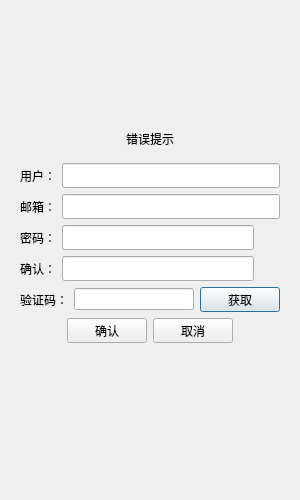
<?xml version="1.0" encoding="UTF-8"?>
<ui version="4.0">
 <class>RegisterDialog</class>
 <widget class="QDialog" name="RegisterDialog">
  <property name="geometry">
   <rect>
    <x>0</x>
    <y>0</y>
    <width>300</width>
    <height>500</height>
   </rect>
  </property>
  <property name="minimumSize">
   <size>
    <width>300</width>
    <height>500</height>
   </size>
  </property>
  <property name="maximumSize">
   <size>
    <width>300</width>
    <height>500</height>
   </size>
  </property>
  <property name="windowTitle">
   <string>Dialog</string>
  </property>
  <layout class="QVBoxLayout" name="verticalLayout">
   <item>
    <layout class="QVBoxLayout" name="verticalLayout_2">
     <item>
      <widget class="QStackedWidget" name="stackedWidget">
       <property name="currentIndex">
        <number>0</number>
       </property>
       <widget class="QWidget" name="page">
        <layout class="QVBoxLayout" name="verticalLayout_3">
         <item>
          <widget class="QWidget" name="widget" native="true">
           <layout class="QVBoxLayout" name="verticalLayout_4">
            <item>
             <spacer name="verticalSpacer">
              <property name="orientation">
               <enum>Qt::Orientation::Vertical</enum>
              </property>
              <property name="sizeHint" stdset="0">
               <size>
                <width>20</width>
                <height>40</height>
               </size>
              </property>
             </spacer>
            </item>
            <item>
             <widget class="QLabel" name="err_tip">
              <property name="text">
               <string>错误提示</string>
              </property>
              <property name="alignment">
               <set>Qt::AlignmentFlag::AlignCenter</set>
              </property>
             </widget>
            </item>
           </layout>
          </widget>
         </item>
         <item>
          <layout class="QHBoxLayout" name="horizontalLayout">
           <item>
            <widget class="QLabel" name="usr_label">
             <property name="minimumSize">
              <size>
               <width>0</width>
               <height>25</height>
              </size>
             </property>
             <property name="maximumSize">
              <size>
               <width>16777215</width>
               <height>25</height>
              </size>
             </property>
             <property name="text">
              <string>用户：</string>
             </property>
            </widget>
           </item>
           <item>
            <widget class="QLineEdit" name="usr_Edit">
             <property name="minimumSize">
              <size>
               <width>0</width>
               <height>25</height>
              </size>
             </property>
             <property name="maximumSize">
              <size>
               <width>16777215</width>
               <height>25</height>
              </size>
             </property>
            </widget>
           </item>
          </layout>
         </item>
         <item>
          <layout class="QHBoxLayout" name="horizontalLayout_2">
           <item>
            <widget class="QLabel" name="email_label">
             <property name="minimumSize">
              <size>
               <width>0</width>
               <height>25</height>
              </size>
             </property>
             <property name="maximumSize">
              <size>
               <width>16777215</width>
               <height>25</height>
              </size>
             </property>
             <property name="text">
              <string>邮箱：</string>
             </property>
            </widget>
           </item>
           <item>
            <widget class="QLineEdit" name="email_Edit">
             <property name="minimumSize">
              <size>
               <width>0</width>
               <height>25</height>
              </size>
             </property>
             <property name="maximumSize">
              <size>
               <width>16777215</width>
               <height>25</height>
              </size>
             </property>
            </widget>
           </item>
          </layout>
         </item>
         <item>
          <layout class="QHBoxLayout" name="horizontalLayout_3">
           <item>
            <widget class="QLabel" name="pass_label">
             <property name="minimumSize">
              <size>
               <width>0</width>
               <height>25</height>
              </size>
             </property>
             <property name="maximumSize">
              <size>
               <width>16777215</width>
               <height>25</height>
              </size>
             </property>
             <property name="text">
              <string>密码：</string>
             </property>
            </widget>
           </item>
           <item>
            <widget class="QLineEdit" name="pass_Edit">
             <property name="minimumSize">
              <size>
               <width>0</width>
               <height>25</height>
              </size>
             </property>
             <property name="maximumSize">
              <size>
               <width>16777215</width>
               <height>25</height>
              </size>
             </property>
            </widget>
           </item>
           <item>
            <widget class="ClickedLabel" name="pass_visable">
             <property name="minimumSize">
              <size>
               <width>20</width>
               <height>20</height>
              </size>
             </property>
             <property name="maximumSize">
              <size>
               <width>20</width>
               <height>20</height>
              </size>
             </property>
             <property name="text">
              <string/>
             </property>
             <property name="alignment">
              <set>Qt::AlignmentFlag::AlignCenter</set>
             </property>
            </widget>
           </item>
          </layout>
         </item>
         <item>
          <layout class="QHBoxLayout" name="horizontalLayout_4">
           <item>
            <widget class="QLabel" name="confirm_label">
             <property name="minimumSize">
              <size>
               <width>0</width>
               <height>25</height>
              </size>
             </property>
             <property name="maximumSize">
              <size>
               <width>16777215</width>
               <height>25</height>
              </size>
             </property>
             <property name="text">
              <string>确认：</string>
             </property>
            </widget>
           </item>
           <item>
            <widget class="QLineEdit" name="confirm_Edit">
             <property name="minimumSize">
              <size>
               <width>0</width>
               <height>25</height>
              </size>
             </property>
             <property name="maximumSize">
              <size>
               <width>16777215</width>
               <height>25</height>
              </size>
             </property>
            </widget>
           </item>
           <item>
            <widget class="ClickedLabel" name="confirm_visable">
             <property name="minimumSize">
              <size>
               <width>20</width>
               <height>20</height>
              </size>
             </property>
             <property name="maximumSize">
              <size>
               <width>20</width>
               <height>20</height>
              </size>
             </property>
             <property name="text">
              <string/>
             </property>
             <property name="alignment">
              <set>Qt::AlignmentFlag::AlignCenter</set>
             </property>
            </widget>
           </item>
          </layout>
         </item>
         <item>
          <layout class="QHBoxLayout" name="horizontalLayout_5">
           <item>
            <widget class="QLabel" name="code_label">
             <property name="text">
              <string>验证码：</string>
             </property>
            </widget>
           </item>
           <item>
            <widget class="QLineEdit" name="code_Edit"/>
           </item>
           <item>
            <widget class="TimerBtn" name="getButton">
             <property name="minimumSize">
              <size>
               <width>0</width>
               <height>25</height>
              </size>
             </property>
             <property name="maximumSize">
              <size>
               <width>16777215</width>
               <height>25</height>
              </size>
             </property>
             <property name="text">
              <string>获取</string>
             </property>
            </widget>
           </item>
          </layout>
         </item>
         <item>
          <layout class="QHBoxLayout" name="horizontalLayout_6">
           <item>
            <spacer name="horizontalSpacer">
             <property name="orientation">
              <enum>Qt::Orientation::Horizontal</enum>
             </property>
             <property name="sizeHint" stdset="0">
              <size>
               <width>40</width>
               <height>20</height>
              </size>
             </property>
            </spacer>
           </item>
           <item>
            <widget class="QPushButton" name="confirm_btn">
             <property name="maximumSize">
              <size>
               <width>16777215</width>
               <height>25</height>
              </size>
             </property>
             <property name="text">
              <string>确认</string>
             </property>
            </widget>
           </item>
           <item>
            <widget class="QPushButton" name="cancel_btn">
             <property name="minimumSize">
              <size>
               <width>0</width>
               <height>25</height>
              </size>
             </property>
             <property name="maximumSize">
              <size>
               <width>16777215</width>
               <height>25</height>
              </size>
             </property>
             <property name="text">
              <string>取消</string>
             </property>
            </widget>
           </item>
           <item>
            <spacer name="horizontalSpacer_2">
             <property name="orientation">
              <enum>Qt::Orientation::Horizontal</enum>
             </property>
             <property name="sizeHint" stdset="0">
              <size>
               <width>40</width>
               <height>20</height>
              </size>
             </property>
            </spacer>
           </item>
          </layout>
         </item>
         <item>
          <spacer name="verticalSpacer_2">
           <property name="orientation">
            <enum>Qt::Orientation::Vertical</enum>
           </property>
           <property name="sizeHint" stdset="0">
            <size>
             <width>20</width>
             <height>40</height>
            </size>
           </property>
          </spacer>
         </item>
        </layout>
       </widget>
       <widget class="QWidget" name="page_2">
        <layout class="QVBoxLayout" name="verticalLayout_5">
         <item>
          <spacer name="verticalSpacer_4">
           <property name="orientation">
            <enum>Qt::Orientation::Vertical</enum>
           </property>
           <property name="sizeHint" stdset="0">
            <size>
             <width>20</width>
             <height>40</height>
            </size>
           </property>
          </spacer>
         </item>
         <item>
          <widget class="QLabel" name="tip_regsuc">
           <property name="text">
            <string>注册成功，5秒后返回...</string>
           </property>
           <property name="alignment">
            <set>Qt::AlignmentFlag::AlignCenter</set>
           </property>
          </widget>
         </item>
         <item>
          <widget class="QLabel" name="tip">
           <property name="text">
            <string>若没有发生跳转，点击按钮返回登陆界面...</string>
           </property>
           <property name="alignment">
            <set>Qt::AlignmentFlag::AlignCenter</set>
           </property>
          </widget>
         </item>
         <item>
          <spacer name="verticalSpacer_6">
           <property name="orientation">
            <enum>Qt::Orientation::Vertical</enum>
           </property>
           <property name="sizeHint" stdset="0">
            <size>
             <width>20</width>
             <height>40</height>
            </size>
           </property>
          </spacer>
         </item>
         <item>
          <widget class="QWidget" name="widget_2" native="true">
           <layout class="QHBoxLayout" name="horizontalLayout_7">
            <item>
             <spacer name="horizontalSpacer_3">
              <property name="orientation">
               <enum>Qt::Orientation::Horizontal</enum>
              </property>
              <property name="sizeHint" stdset="0">
               <size>
                <width>40</width>
                <height>20</height>
               </size>
              </property>
             </spacer>
            </item>
            <item>
             <widget class="QPushButton" name="return_btn">
              <property name="minimumSize">
               <size>
                <width>100</width>
                <height>25</height>
               </size>
              </property>
              <property name="maximumSize">
               <size>
                <width>100</width>
                <height>25</height>
               </size>
              </property>
              <property name="text">
               <string>返回登录</string>
              </property>
             </widget>
            </item>
            <item>
             <spacer name="horizontalSpacer_4">
              <property name="orientation">
               <enum>Qt::Orientation::Horizontal</enum>
              </property>
              <property name="sizeHint" stdset="0">
               <size>
                <width>40</width>
                <height>20</height>
               </size>
              </property>
             </spacer>
            </item>
           </layout>
          </widget>
         </item>
         <item>
          <spacer name="verticalSpacer_5">
           <property name="orientation">
            <enum>Qt::Orientation::Vertical</enum>
           </property>
           <property name="sizeHint" stdset="0">
            <size>
             <width>20</width>
             <height>40</height>
            </size>
           </property>
          </spacer>
         </item>
        </layout>
       </widget>
      </widget>
     </item>
    </layout>
   </item>
  </layout>
 </widget>
 <customwidgets>
  <customwidget>
   <class>TimerBtn</class>
   <extends>QPushButton</extends>
   <header>timerbtn.h</header>
  </customwidget>
  <customwidget>
   <class>ClickedLabel</class>
   <extends>QLabel</extends>
   <header location="global">clickedlabel.h</header>
  </customwidget>
 </customwidgets>
 <resources/>
 <connections/>
</ui>
